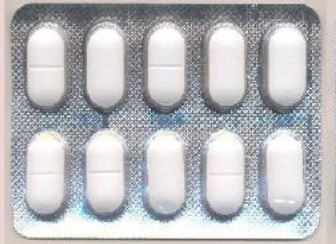
#> input picture medicine/gold.jpg, 336 x 244 px
$ python pill.py
#> lines starting #> are read from the running program, lines starting #| are printed output that depends on the picture; after the words box and inside, x2 and y2 are one past the last pixel; in counts of white or black regions, pixels touching at a corner belong together
import cv2
def loadGoldenTemplate(imgpath):
    goldenTemplate = cv2.imread(imgpath)
    cv2.imshow("Golden template",goldenTemplate)
    cv2.waitKey(0)
    goldenTemplateGray = cv2.cvtColor(goldenTemplate, cv2.COLOR_BGR2GRAY)
    goldenTemplateHisteqaul_frame = cv2.equalizeHist(goldenTemplateGray)
    return cv2.threshold(goldenTemplateHisteqaul_frame,70,255,0)

def loadSampleImage(imgpath):
    sampleImage = cv2.imread(imgpath)
    cv2.imshow("Sample Image",sampleImage)
    cv2.waitKey(0)
    sampleImageGray = cv2.cvtColor(sampleImage, cv2.COLOR_BGR2GRAY)
    sampleImageHisteqaul_frame = cv2.equalizeHist(sampleImageGray)
    return cv2.threshold(sampleImageHisteqaul_frame,70,255,0)

def main():
    goldenTemplateret,goldenTemplateBinary = loadGoldenTemplate('gold.jpg')
#> in loadGoldenTemplate, goldenTemplate is the input picture: shape (244, 336, 3); mean B, G, R 188.5, 185.4, 185.2
#> in loadGoldenTemplate, `goldenTemplateGray = cv2.cvtColor(goldenTemplate, cv2.COLOR_BGR2GRAY)`:
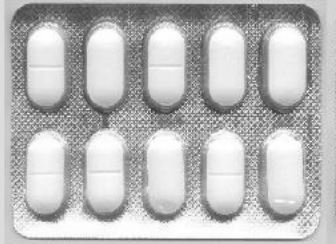
#> goldenTemplateGray: shape (244, 336); min 50, max 255, mean 185.7
#> in loadGoldenTemplate, `goldenTemplateHisteqaul_frame = cv2.equalizeHist(goldenTemplateGray)`:
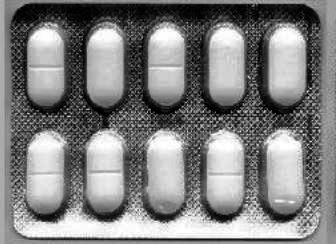
#> goldenTemplateHisteqaul_frame: shape (244, 336); min 0, max 255, mean 128.4
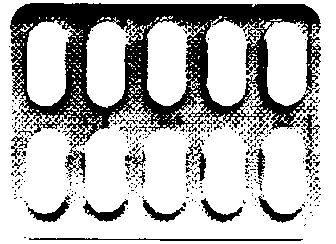
#> goldenTemplateBinary: shape (244, 336); 72.6% white; 352 black regions (328 under 20 px), largest, box (x1, y1, x2, y2) and area: (10, 3, 321, 177) 17689, (29, 238, 303, 241) 478, (83, 199, 128, 222) 374
#> goldenTemplateret = 70
    cv2.imshow("Golden template Binary",goldenTemplateBinary)
    cv2.waitKey(0)
    sampleImageret,sampleImageBinary = loadSampleImage("pil.jpg")
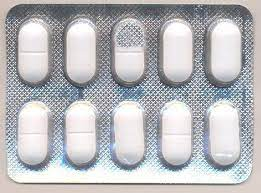
#> input picture medicine/pil.jpg, 261 x 193 px
#> in loadSampleImage, sampleImage is the input picture: shape (193, 261, 3); mean B, G, R 188.7, 185.9, 185.8
#> in loadSampleImage, `sampleImageGray = cv2.cvtColor(sampleImage, cv2.COLOR_BGR2GRAY)`:
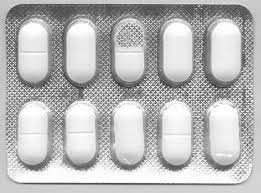
#> sampleImageGray: shape (193, 261); min 33, max 255, mean 186.2
#> in loadSampleImage, `sampleImageHisteqaul_frame = cv2.equalizeHist(sampleImageGray)`:
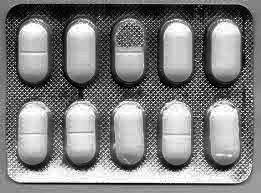
#> sampleImageHisteqaul_frame: shape (193, 261); min 0, max 255, mean 128.4
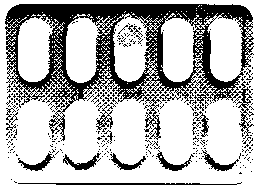
#> sampleImageBinary: shape (193, 261); 72.5% white; 299 black regions (285 under 20 px), largest, box (x1, y1, x2, y2) and area: (5, 4, 254, 141) 10954, (18, 182, 242, 185) 362, (63, 153, 101, 170) 230
#> sampleImageret = 70
    cv2.imshow("Sample Image Binary",sampleImageBinary)
    cv2.waitKey(0)

main()
